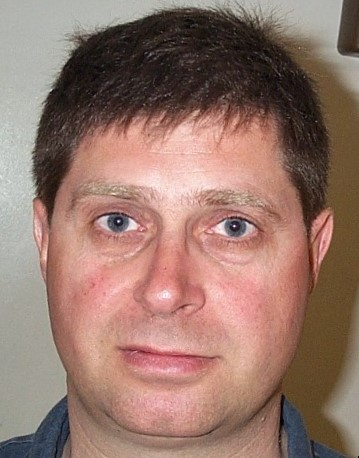
%> input picture test/db1_01.jpg, 359 x 458 px
$ octave --eval "result = FaceSegmentation(imread('../test/db1_01.jpg'));"   (GNU Octave 9; MATLAB toolbox functions it lacks are replaced by stand-ins)
%> lines starting %> are read from the running program, lines starting %| are printed output that depends on the picture
function [FaceSeg, yMin, yMax] = FaceSegmentation(inputImg)
    % Convert the RGB image to YCbCr color space
    ycbrImage = rgb2ycbcr(inputImg);
%> ycbrImage: size 458x359x3 uint8; mean of channels 1, 2, 3 125, 118.5, 142.6

    % Extract the Y, Cb, and Cr channels
    y = double(ycbrImage(:, :, 1));
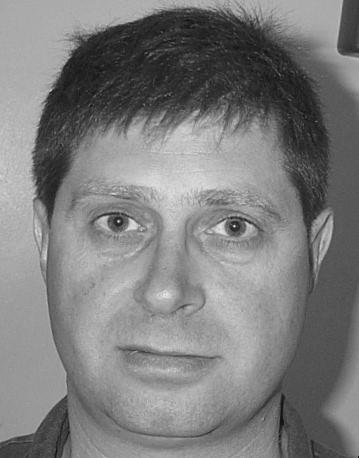
%> y: size 458x359 double; min 17, max 230, mean 125
    cb = double(ycbrImage(:, :, 2));
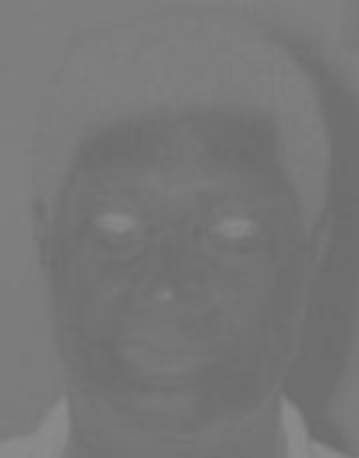
%> cb: size 458x359 double; min 106, max 139, mean 118.5
    cr = double(ycbrImage(:, :, 3));
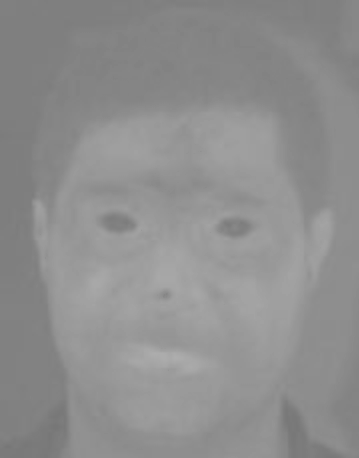
%> cr: size 458x359 double; min 119, max 174, mean 142.6

    % Define the color range for skin tones in YCbCr space
    skinyRange = double([110/255, 1]);
    skincbRange = double([110/255, 1]);
    skincrRange = double([120/255, 170/255]);

    % Create a binary mask based on the specified color range
    skinMask = (y >= skinyRange(1) & y <= skinyRange(2)) & ...
               (cb >= skincbRange(1) & cb <= skincbRange(2)) & ...
               (cr >= skincrRange(1) & cr <= skincrRange(2));
%> skinMask: size 458x359 logical; every value is 0

    % Check average values and adjust the mask if needed
    avg = mean(skinMask(:));
%> avg = 0

    if (avg > 0.7 && avg < 0.78)
        skinMask = (y >= 160/255 & y <= skinyRange(2)) & ...
                   (cb >= skincbRange(1) & cb <= skincbRange(2)) & ...
                   (cr >= skincrRange(1) & cr <= skincrRange(2));
    end

    % Perform morphological operations to refine the mask
    se = strel('disk', 2);
    skinMask = imopen(skinMask, se);
    skinMask = imclose(skinMask, se);

    se = strel('diamond', 3);
    skinMask = imdilate(skinMask, se);
    skinMask = imdilate(skinMask, se);

    binary_img = double(skinMask);
%> binary_img: size 458x359 double; every value is 0

    % Further image processing steps
    binaryImg = imfill(binary_img, 'holes');
    target = 1:-0.01:0;
    binaryImg = histeq(binaryImg, target);
%> binaryImg: size 458x359 double; every value is 0.99
    binaryImg = imbinarize(binaryImg, 0.7);
%> binaryImg: size 458x359 logical; every value is 1

    % Perform blob analysis
    stats = regionprops(binaryImg, 'Area', 'Centroid', 'Eccentricity');
%> stats = 1 region; Area, Centroid and Eccentricity: 164422 [180 229.5] 0.621

    areas = [stats.Area];
%> areas = 164422
    centroids = reshape([stats.Centroid], 2, []);
%> centroids = [180; 229.5]

    % Calculate distances of centroids from the center of the image
    distances = sqrt((centroids(1, :) - size(binaryImg, 2)/2).^2 + ...
                     (centroids(2, :) - size(binaryImg, 1)/2).^2);
%> distances = 0.707

    % Filter blobs with area greater than 50,000
    largeBlobsIndices = find(areas > 50000);
%> largeBlobsIndices = 1

    if isempty(largeBlobsIndices)
        % Could not find face, returns a skinmask covering the whole image
        FaceSeg = ones(size(inputImg, 1), size(inputImg, 2));
        yMin = 1;
        yMax = size(inputImg, 1);
        return;
   end

    % Find the index of the blob with the smallest distance from the center
    [~, idxMinDistance] = min(distances(largeBlobsIndices));
%> idxMinDistance = 1

    % The index in the original stats array
    selectedBlobIndex = largeBlobsIndices(idxMinDistance);
%> selectedBlobIndex = 1

    binaryImg = ismember(bwlabel(binaryImg), selectedBlobIndex);

    % Perform closing and hole filling
    se = strel('disk', 3);
    binaryImg = imclose(binaryImg, se);
    FaceSeg = imfill(binaryImg, 'holes');

    % Find the vertical extent of the segmented face
    [rows, ~] = find(FaceSeg == 1);
%> rows = 164422 values from 1 to 458
    yMin = min(rows);
%> yMin = 1
    yMax = max(rows);
%> yMax = 458
end

$ run again, on test/db1_03.jpg
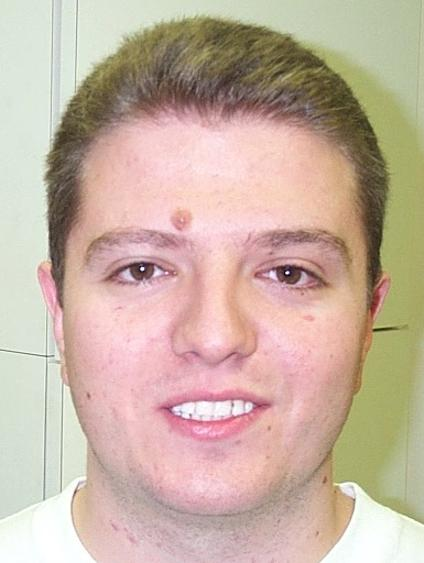
%> input picture test/db1_03.jpg, 424 x 563 px
%> ycbrImage: size 563x424x3 uint8; mean of channels 1, 2, 3 173.5, 118.1, 138.6
%> in FaceSegmentation, `cb = double(ycbrImage(:, :, 2));`:
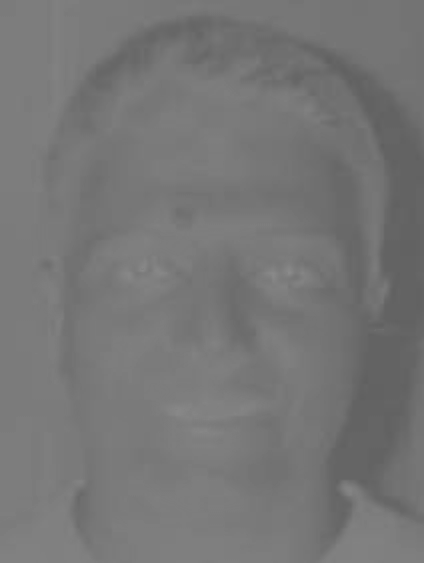
%> cb: size 563x424 double; min 95, max 139, mean 118.1
%> in FaceSegmentation, `cr = double(ycbrImage(:, :, 3));`:
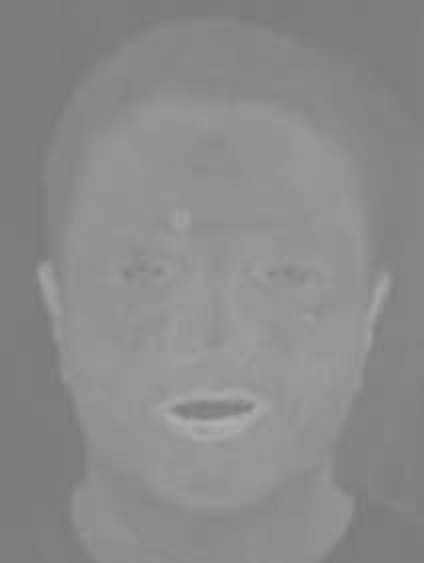
%> cr: size 563x424 double; min 121, max 176, mean 138.6
%> skinMask: size 563x424 logical; every value is 0
%> avg = 0
%> binary_img: size 563x424 double; every value is 0
%> stats = 1 region; Area, Centroid and Eccentricity: 238712 [212.5 282] 0.658
%> areas = 238712
%> centroids = [212.5; 282]
%> distances = 0.707
%> largeBlobsIndices = 1
%> rows = 238712 values from 1 to 563
%> yMin = 1
%> yMax = 563

$ run again, on test/db1_04.jpg
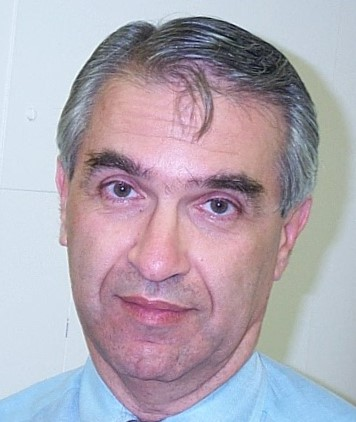
%> input picture test/db1_04.jpg, 356 x 422 px
%> ycbrImage: size 422x356x3 uint8; mean of channels 1, 2, 3 164.1, 131.8, 131
%> in FaceSegmentation, `y = double(ycbrImage(:, :, 1));`:
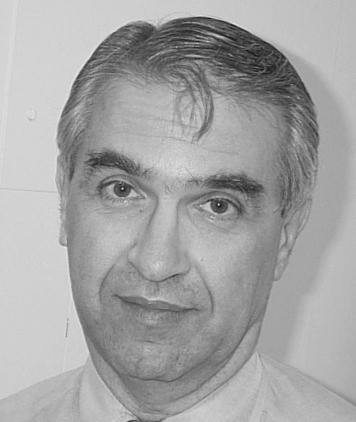
%> y: size 422x356 double; min 19, max 233, mean 164.1
%> in FaceSegmentation, `cr = double(ycbrImage(:, :, 3));`:
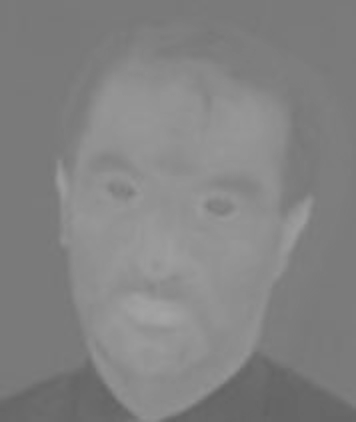
%> cr: size 422x356 double; min 98, max 165, mean 131
%> skinMask: size 422x356 logical; every value is 0
%> avg = 0
%> binary_img: size 422x356 double; every value is 0
%> stats = 1 region; Area, Centroid and Eccentricity: 150232 [178.5 211.5] 0.537
%> areas = 150232
%> centroids = [178.5; 211.5]
%> distances = 0.707
%> largeBlobsIndices = 1
%> rows = 150232 values from 1 to 422
%> yMin = 1
%> yMax = 422

$ run again, on test/db1_11.jpg
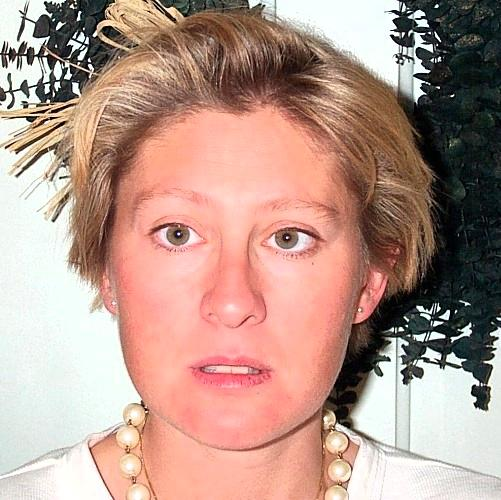
%> input picture test/db1_11.jpg, 501 x 500 px
%> ycbrImage: size 500x501x3 uint8; mean of channels 1, 2, 3 152.8, 118.1, 142.9
%> in FaceSegmentation, `cb = double(ycbrImage(:, :, 2));`:
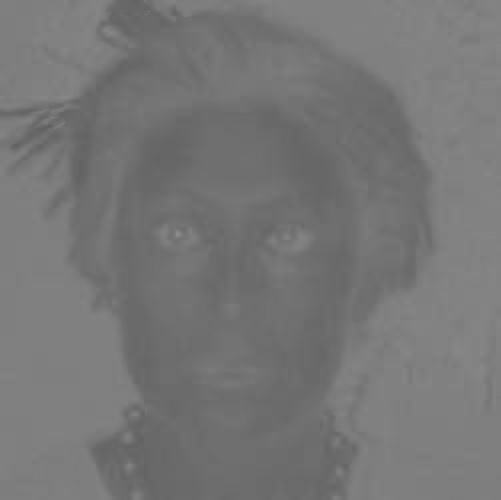
%> cb: size 500x501 double; min 94, max 145, mean 118.1
%> in FaceSegmentation, `cr = double(ycbrImage(:, :, 3));`:
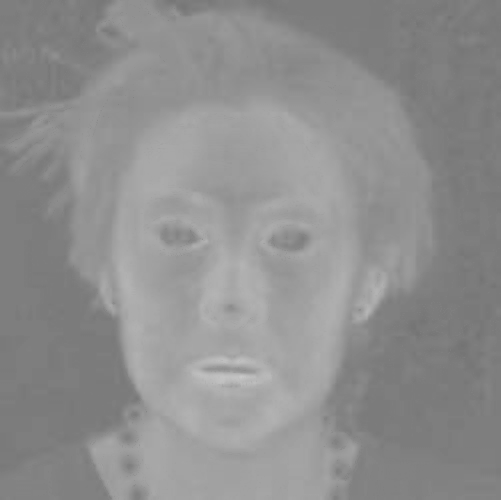
%> cr: size 500x501 double; min 115, max 202, mean 142.9
%> skinMask: size 500x501 logical; every value is 0
%> avg = 0
%> binary_img: size 500x501 double; every value is 0
%> stats = 1 region; Area, Centroid and Eccentricity: 250500 [251 250.5] 0.0632
%> areas = 250500
%> centroids = [251; 250.5]
%> distances = 0.707
%> largeBlobsIndices = 1
%> rows = 250500 values from 1 to 500
%> yMin = 1
%> yMax = 500
